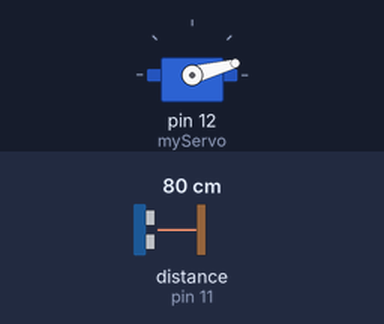
The sketch below on a simulated Arduino Uno, built with avr-gcc and run on an emulated ATmega328P. On the bench: servo. Wiring (inferred from the names in the program): ultrasonic range finder: trigger pin 10; echo pin 11. Inputs (shaded band) come from the test bench; at power-on: distance to the obstacle (sensor on pin 11) 80 cm. The echo pulse lasts 58.3 µs per cm; what the sketch prints to the serial monitor is not drawn.

Above: at 0.1 s.
At 8.3 s:
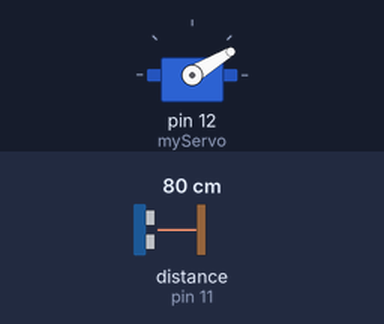
At 17.7 s:
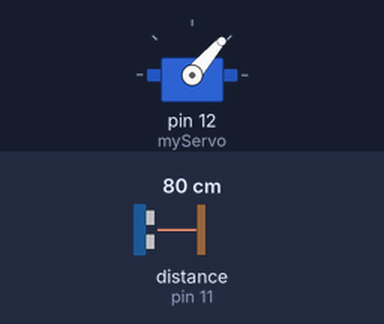
At 36.3 s:
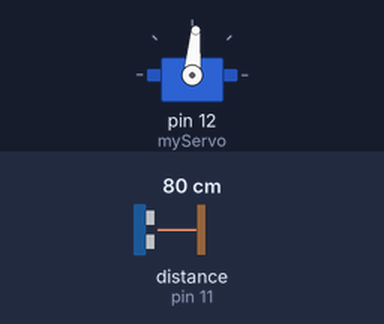
Timing chart, 0 to 40.0 s (numbered marks = the images above):
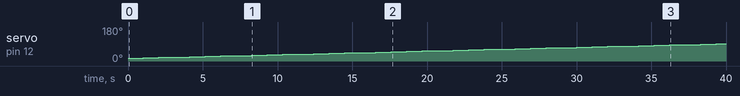

The sketch:

radarCompleto.ino
```cpp
// Includes the Servo library
#include <Servo.h>.
// Defines Tirg and Echo pins of the Ultrasonic Sensor
const int trigPin = 10;
const int echoPin = 11;
// Variables for the duration and the distance
long duration;
int distance;
Servo myServo; // Creates a servo object for controlling the servo motor
void setup() {
  pinMode(trigPin, OUTPUT); // Sets the trigPin as an Output
  pinMode(echoPin, INPUT); // Sets the echoPin as an Input
  Serial.begin(9600);
  myServo.attach(12); // Defines on which pin is the servo motor attached
}
void loop() {
  // rotates the servo motor from 15 to 165 degrees
  for(int i=15;i<=165;i=i+2){
  myServo.write(i);
  delay(30);
  distance = calculateDistance();// Calls a function for calculating the distance measured by the Ultrasonic sensor for each degree

  Serial.println(i); // Sends the current degree into the Serial Port
  Serial.print(", Distancia: "); // Sends addition character right next to the previous value needed later in the Processing IDE for indexing
  Serial.println(distance); // Sends the distance value into the Serial Port
  Serial.print("."); // Sends addition character right next to the previous value needed later in the Processing IDE for indexing
  delay(1000);
  }
  // Repeats the previous lines from 165 to 15 degrees
  for(int i=165;i>15;i=i-2){
  myServo.write(i);
  delay(30);
  distance = calculateDistance();
  Serial.println(i);
  Serial.print(", distancia: ");
  Serial.println(distance);
  Serial.print(".");
  delay(1000);
  }
}
// Function for calculating the distance measured by the Ultrasonic sensor
int calculateDistance(){

  digitalWrite(trigPin, LOW);
  delayMicroseconds(2);
  // Sets the trigPin on HIGH state for 10 micro seconds
  digitalWrite(trigPin, HIGH);
  delayMicroseconds(10);
  digitalWrite(trigPin, LOW);
  duration = pulseIn(echoPin, HIGH); // Reads the echoPin, returns the sound wave travel time in microseconds
  distance= duration*0.034/2;
  return distance;
}
```

Measured:
- by itself, servo on pin 12 (myServo): moves from 15° to 91° over 38.3 s
